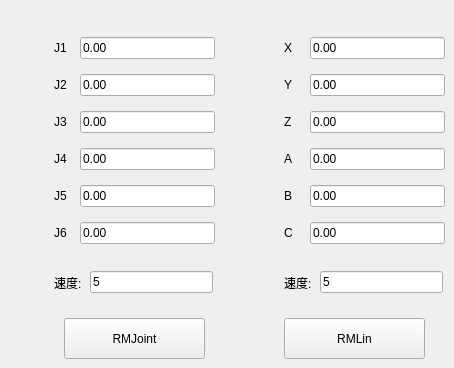
     <widget class="QWidget" name="tab_26">
      <attribute name="title">
       <string>相对运动</string>
      </attribute>
      <widget class="QWidget" name="layoutWidget_19">
       <property name="geometry">
        <rect>
         <x>54</x>
         <y>28</y>
         <width>161</width>
         <height>231</height>
        </rect>
       </property>
       <layout class="QVBoxLayout" name="verticalLayout_32">
        <item>
         <layout class="QHBoxLayout" name="horizontalLayout_114">
          <item>
           <widget class="QLabel" name="rmj1">
            <property name="minimumSize">
             <size>
              <width>20</width>
              <height>0</height>
             </size>
            </property>
            <property name="text">
             <string>J1</string>
            </property>
           </widget>
          </item>
          <item>
           <widget class="QLineEdit" name="rmjLineEdit">
            <property name="text">
             <string>0.00</string>
            </property>
           </widget>
          </item>
         </layout>
        </item>
        <item>
         <layout class="QHBoxLayout" name="horizontalLayout_118">
          <item>
           <widget class="QLabel" name="rmj2">
            <property name="minimumSize">
             <size>
              <width>20</width>
              <height>0</height>
             </size>
            </property>
            <property name="text">
             <string>J2</string>
            </property>
           </widget>
          </item>
          <item>
           <widget class="QLineEdit" name="rmjLineEdit_2">
            <property name="text">
             <string>0.00</string>
            </property>
           </widget>
          </item>
         </layout>
        </item>
        <item>
         <layout class="QHBoxLayout" name="horizontalLayout_119">
          <item>
           <widget class="QLabel" name="rmj3">
            <property name="minimumSize">
             <size>
              <width>20</width>
              <height>0</height>
             </size>
            </property>
            <property name="text">
             <string>J3</string>
            </property>
           </widget>
          </item>
          <item>
           <widget class="QLineEdit" name="rmjLineEdit_3">
            <property name="text">
             <string>0.00</string>
            </property>
           </widget>
          </item>
         </layout>
        </item>
        <item>
         <layout class="QHBoxLayout" name="horizontalLayout_120">
          <item>
           <widget class="QLabel" name="rmj4">
            <property name="minimumSize">
             <size>
              <width>20</width>
              <height>0</height>
             </size>
            </property>
            <property name="text">
             <string>J4</string>
            </property>
           </widget>
          </item>
          <item>
           <widget class="QLineEdit" name="rmjLineEdit_4">
            <property name="text">
             <string>0.00</string>
            </property>
           </widget>
          </item>
         </layout>
        </item>
        <item>
         <layout class="QHBoxLayout" name="horizontalLayout_121">
          <item>
           <widget class="QLabel" name="rmj5">
            <property name="minimumSize">
             <size>
              <width>20</width>
              <height>0</height>
             </size>
            </property>
            <property name="text">
             <string>J5</string>
            </property>
           </widget>
          </item>
          <item>
           <widget class="QLineEdit" name="rmjLineEdit_5">
            <property name="text">
             <string>0.00</string>
            </property>
           </widget>
          </item>
         </layout>
        </item>
        <item>
         <layout class="QHBoxLayout" name="horizontalLayout_122">
          <item>
           <widget class="QLabel" name="rmj6">
            <property name="minimumSize">
             <size>
              <width>20</width>
              <height>0</height>
             </size>
            </property>
            <property name="text">
             <string>J6</string>
            </property>
           </widget>
          </item>
          <item>
           <widget class="QLineEdit" name="rmjLineEdit_6">
            <property name="text">
             <string>0.00</string>
            </property>
           </widget>
          </item>
         </layout>
        </item>
       </layout>
      </widget>
      <widget class="QWidget" name="layoutWidget_20">
       <property name="geometry">
        <rect>
         <x>284</x>
         <y>28</y>
         <width>161</width>
         <height>231</height>
        </rect>
       </property>
       <layout class="QVBoxLayout" name="verticalLayout_33">
        <item>
         <layout class="QHBoxLayout" name="horizontalLayout_124">
          <item>
           <widget class="QLabel" name="rmlx">
            <property name="minimumSize">
             <size>
              <width>20</width>
              <height>0</height>
             </size>
            </property>
            <property name="text">
             <string>X</string>
            </property>
           </widget>
          </item>
          <item>
           <widget class="QLineEdit" name="rmlxLineEdit">
            <property name="text">
             <string>0.00</string>
            </property>
           </widget>
          </item>
         </layout>
        </item>
        <item>
         <layout class="QHBoxLayout" name="horizontalLayout_125">
          <item>
           <widget class="QLabel" name="rmly">
            <property name="minimumSize">
             <size>
              <width>20</width>
              <height>0</height>
             </size>
            </property>
            <property name="text">
             <string>Y</string>
            </property>
           </widget>
          </item>
          <item>
           <widget class="QLineEdit" name="rmlyLineEdit">
            <property name="text">
             <string>0.00</string>
            </property>
           </widget>
          </item>
         </layout>
        </item>
        <item>
         <layout class="QHBoxLayout" name="horizontalLayout_126">
          <item>
           <widget class="QLabel" name="rmlz">
            <property name="minimumSize">
             <size>
              <width>20</width>
              <height>0</height>
             </size>
            </property>
            <property name="text">
             <string>Z</string>
            </property>
           </widget>
          </item>
          <item>
           <widget class="QLineEdit" name="rmlzLineEdit">
            <property name="text">
             <string>0.00</string>
            </property>
           </widget>
          </item>
         </layout>
        </item>
        <item>
         <layout class="QHBoxLayout" name="horizontalLayout_127">
          <item>
           <widget class="QLabel" name="rmla">
            <property name="minimumSize">
             <size>
              <width>20</width>
              <height>0</height>
             </size>
            </property>
            <property name="text">
             <string>A</string>
            </property>
           </widget>
          </item>
          <item>
           <widget class="QLineEdit" name="rmlaLineEdit">
            <property name="text">
             <string>0.00</string>
            </property>
           </widget>
          </item>
         </layout>
        </item>
        <item>
         <layout class="QHBoxLayout" name="horizontalLayout_128">
          <item>
           <widget class="QLabel" name="rmlb">
            <property name="minimumSize">
             <size>
              <width>20</width>
              <height>0</height>
             </size>
            </property>
            <property name="text">
             <string>B</string>
            </property>
           </widget>
          </item>
          <item>
           <widget class="QLineEdit" name="rmlbLineEdit">
            <property name="text">
             <string>0.00</string>
            </property>
           </widget>
          </item>
         </layout>
        </item>
        <item>
         <layout class="QHBoxLayout" name="horizontalLayout_129">
          <item>
           <widget class="QLabel" name="rmlc">
            <property name="minimumSize">
             <size>
              <width>20</width>
              <height>0</height>
             </size>
            </property>
            <property name="text">
             <string>C</string>
            </property>
           </widget>
          </item>
          <item>
           <widget class="QLineEdit" name="rmlcLineEdit">
            <property name="text">
             <string>0.00</string>
            </property>
           </widget>
          </item>
         </layout>
        </item>
       </layout>
      </widget>
      <widget class="QWidget" name="layoutWidget_21">
       <property name="geometry">
        <rect>
         <x>54</x>
         <y>268</y>
         <width>159</width>
         <height>29</height>
        </rect>
       </property>
       <layout class="QHBoxLayout" name="horizontalLayout_130">
        <item>
         <widget class="QLabel" name="rmj6_2">
          <property name="minimumSize">
           <size>
            <width>30</width>
            <height>0</height>
           </size>
          </property>
          <property name="text">
           <string>速度:</string>
          </property>
         </widget>
        </item>
        <item>
         <widget class="QLineEdit" name="rmjspeedLineEdit">
          <property name="text">
           <string>5</string>
          </property>
         </widget>
        </item>
       </layout>
      </widget>
      <widget class="QPushButton" name="RMJointButton">
       <property name="geometry">
        <rect>
         <x>64</x>
         <y>318</y>
         <width>141</width>
         <height>41</height>
        </rect>
       </property>
       <property name="text">
        <string>RMJoint</string>
       </property>
      </widget>
      <widget class="QPushButton" name="RMLINButton">
       <property name="geometry">
        <rect>
         <x>284</x>
         <y>318</y>
         <width>141</width>
         <height>41</height>
        </rect>
       </property>
       <property name="text">
        <string>RMLin</string>
       </property>
      </widget>
      <widget class="QWidget" name="layoutWidget_22">
       <property name="geometry">
        <rect>
         <x>284</x>
         <y>268</y>
         <width>159</width>
         <height>29</height>
        </rect>
       </property>
       <layout class="QHBoxLayout" name="horizontalLayout_131">
        <item>
         <widget class="QLabel" name="rmlspeed">
          <property name="minimumSize">
           <size>
            <width>30</width>
            <height>0</height>
           </size>
          </property>
          <property name="text">
           <string>速度:</string>
          </property>
         </widget>
        </item>
        <item>
         <widget class="QLineEdit" name="rmlspeedLineEdit">
          <property name="text">
           <string>5</string>
          </property>
         </widget>
        </item>
       </layout>
      </widget>
     </widget>
